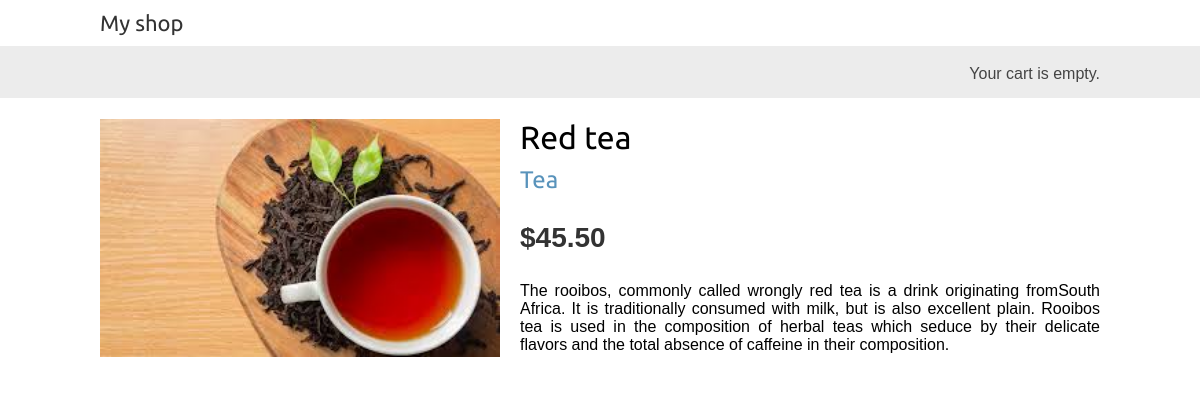
/2/red-tea/, run on the app's committed database.
### shop/models.py (models this page shows, shortened)
class Product(models.Model):
    category = models.ForeignKey(Category, related_name='products', on_delete=models.CASCADE)
    name = models.CharField(max_length=200)
    slug = models.SlugField(max_length=200)
    image = models.ImageField(upload_to='products/%Y/%m/%d', blank=True)
    description = models.TextField(blank=True)
    price = models.DecimalField(max_digits=10, decimal_places=2)
    available = models.BooleanField(default=True)
    created = models.DateTimeField(auto_now_add=True)
    updated = models.DateTimeField(auto_now=True)
    class Meta:
        ordering = ['name']
        indexes = [
            models.Index(fields=['id', 'slug']),
            models.Index(fields=['name']),
            models.Index(fields=['-created']),
        ]

class Category(models.Model):
    name = models.CharField(max_length=200)
    slug = models.SlugField(max_length=200, unique=True)
    class Meta:
        ordering = ['name']
        indexes = [
            models.Index(fields=['name']),
        ]
        verbose_name = 'category'
        verbose_name_plural = 'categories'
    def __str__(self):
        return self.name
    def get_absolute_url(self):
        return reverse('shop:product_list_by_category', args=[self.slug])

### shop/views.py (the view)
# urls.py: path('<int:id>/<slug:slug>/', views.product_detail, name='product_detail'),
def product_detail(request, id, slug):
    product = get_object_or_404(Product, id=id, slug=slug, available=True)
    return render(request, 'shop/product/detail.html', {'product': product}
)

### shop/templates/shop/product/detail.html (shortened to what this page needs)
{% extends "shop/base.html" %}
{% load static %}
{% block content %}
    <div class="product-detail">
        <img src="{% if product.image %}{{ product.image.url }}{% else %}
        {% static "img/no_image.png" %}{% endif %}">
        <h1>{{ product.name }}</h1>
        <h2>
            <a href="{{ product.category.get_absolute_url }}">
                {{ product.category }}
            </a>
        </h2>
        <p class="price">${{ product.price }}</p>
        {{ product.description|linebreaks }}
    </div>
{% endblock %}

### shop/static/css/base.css (style rules this page uses)
body { margin:0; padding:0; font-family:helvetica, sans-serif; }
h1, h2, h3, h4, h5 , h6 { font-family: 'Ubuntu', sans-serif; font-weight:normal; }
a { text-decoration:none; color:#5993bb; }
.product-detail { text-align:justify; }
.product-detail .price { color:#333; font-size:28px; font-weight:bold; }
.product-detail img { width:40%; float:left; padding:0 20px 20px 0; }
.product-detail h1 { margin-bottom:0; }
.product-detail h2 { margin-top:10px; }

### data on the page
Product: image (picture), name "Red tea", category "Tea", price "45.50", description "The rooibos, commonly called wrongly red tea is a drink originating fromSouth Africa. It is traditionally consumed with milk, but is also excellent plain. Rooibos tea is used in the composition of herbal teas which seduce by their delicate flavors and the total absence of caffeine in their composition."
